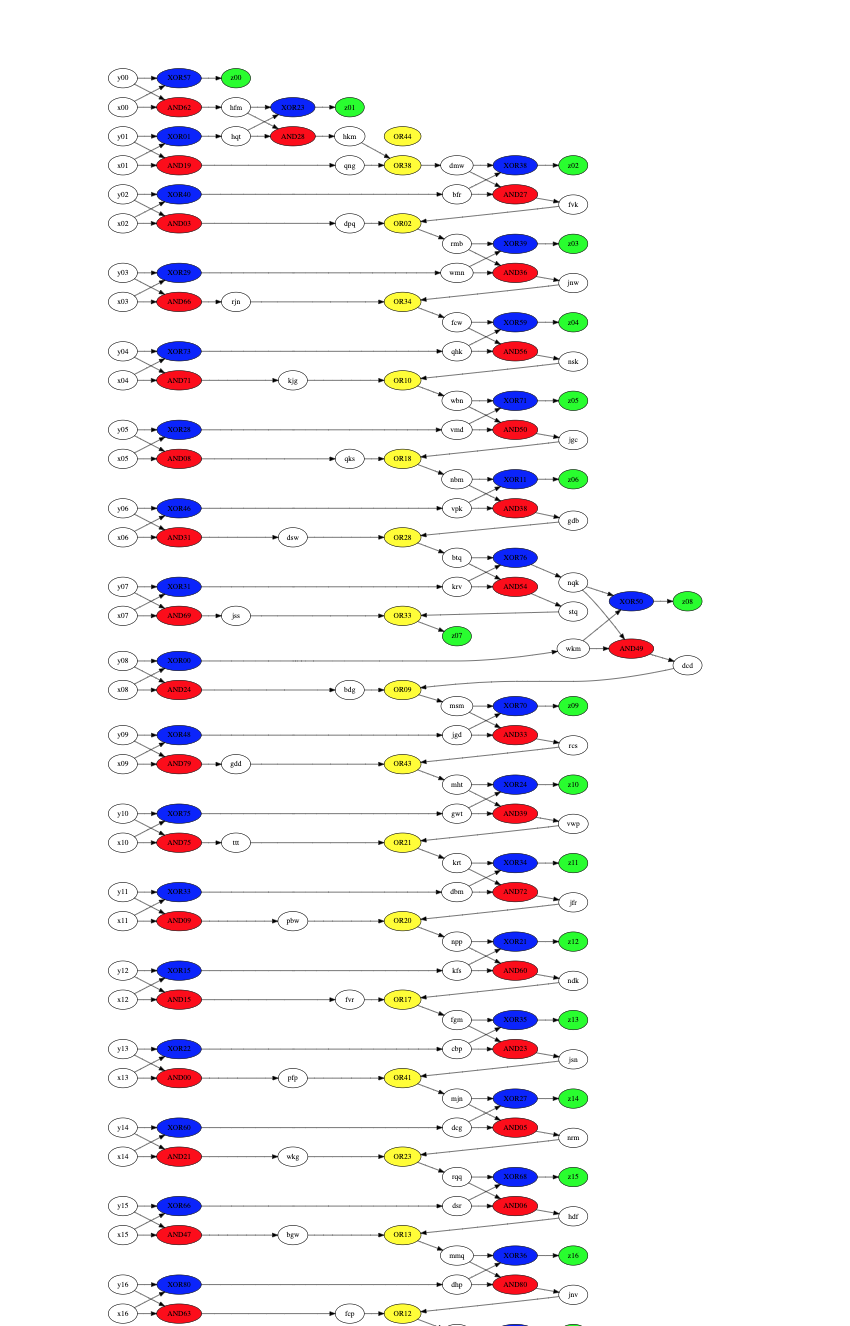

Write the Python code that produced this figure.
from collections import Counter

F = 'input-example2.txt'
F = 'input-example1.txt'
F = 'input.txt'

"""
This creates a dot file.
View it at https://edotor.net (or similar).
Then use visual analysis to spot the wires which should be swapped.
(Not too difficult.)
"""

def go(lines) -> int:
  print("digraph {")
  print("  rankdir=LR;")
  print("  subgraph z_nodes {")
  print('    node [style="filled,solid", fillcolor="green"];')
  print("    " + ";".join([f"z{z:02d}" for z in range(46)]))
  print("  }")
  print("  subgraph xor_nodes {")
  print('    node [style="filled,solid", fillcolor="blue"];')
  print("    " + ";".join([f"XOR{z:02d}" for z in range(0, 90)]))
  print("  }")
  print("  subgraph and_nodes {")
  print('    node [style="filled,solid", fillcolor="red"];')
  print("    " + ";".join([f"AND{z:02d}" for z in range(0, 90)]))
  print("  }")
  print('  {rank="same"; ' + "; ".join([f"x{i:02d}; y{i:02d}" for i in range(45)]) + " }")
  print('  {node [style="filled,solid", fillcolor="yellow"]; rank="same"; ' + "; ".join([f"OR{i:02d}" for i in range(45)]) + " }")

  gateCounts = Counter()
  for line in lines:
    if " -> " in line:
      gate, output = line.split(" -> ")
      input1, type, input2 = gate.split(" ")
      global gateNum
      gateName = f"{type}{gateCounts[type]:02d}"
      print(f"{input1} -> {gateName};")
      print(f"{input2} -> {gateName};")
      print(f"{gateName} -> {output};")
      gateCounts[type] += 1

  print("}")
  # print(gateCounts)
  return 999

def main():
  with open(F) as f:
    lines = f.readlines()
    lines = [line.strip() for line in lines]

    return go(lines)

if __name__ == '__main__':
  print(main())
